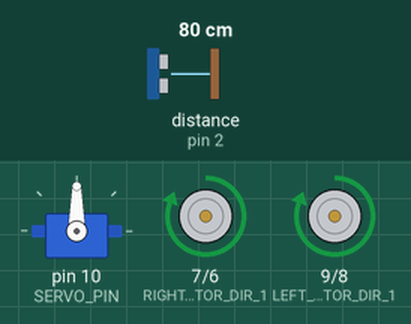
Simulated run of this sketch. Board: Arduino Uno, built with avr-gcc and run on an emulated ATmega328P. Shown: servo, motor-driver pin pairs drawn as motors (green arrow = first pin HIGH = forward, orange = second pin HIGH = backward, longer = more drive, scaled by the enable pin). The inputs (shaded band) are chosen by the test bench; at power-on: distance to the obstacle (sensor on pin 2) 80 cm. The echo pulse lasts 58.3 µs per cm.

Above: at 1.3 s.
1.4 s: distance to the obstacle (sensor on pin 2) set to 22 cm
2.9 s: distance to the obstacle (sensor on pin 2) set to 19 cm
At 3.4 s:
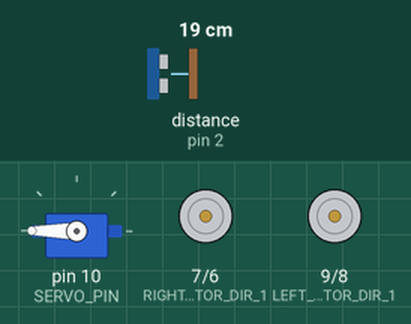
5.9 s: distance to the obstacle (sensor on pin 2) set to 2 cm
8.9 s: distance to the obstacle (sensor on pin 2) set to 35 cm
At 10.1 s:
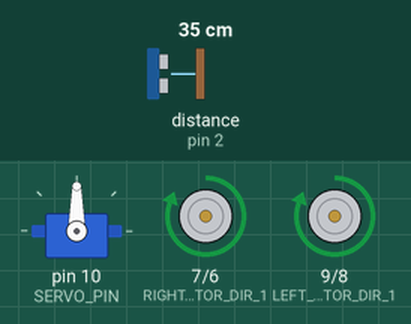
10.7 s: distance to the obstacle (sensor on pin 2) set to 4 cm
At 11.7 s:
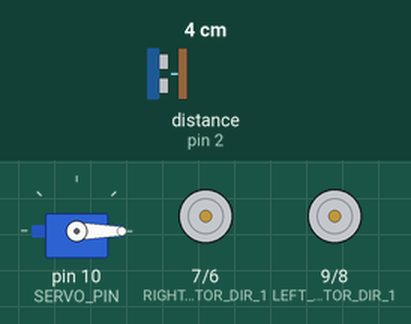
Timing chart, 0 to 14.7 s (numbered marks = the images above; inputs shaded):
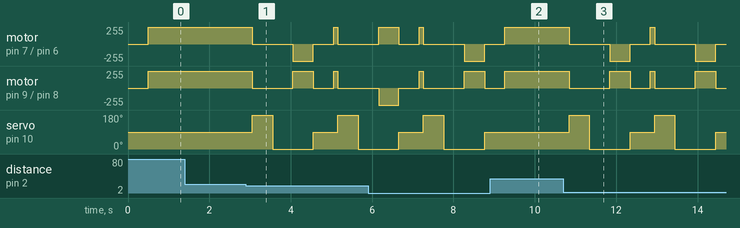

The sketch:

ObstacleAvoidance.ino
```cpp
// (licence header left out)
#include <NewPing.h>
#include <Servo.h>

#define TRIGGER_PIN  3
#define ECHO_PIN     2
#define MAX_DISTANCE 200

#define LEFT_MOTOR_SPEED 11
#define LEFT_MOTOR_DIR_1 9
#define LEFT_MOTOR_DIR_2 8

#define RIGHT_MOTOR_SPEED 5
#define RIGHT_MOTOR_DIR_1 7
#define RIGHT_MOTOR_DIR_2 6

#define SERVO_PIN 10

NewPing sonar(TRIGGER_PIN, ECHO_PIN, MAX_DISTANCE);
Servo servo; // 0: right, 90: center, 180: left

/**
 * Set the speed of both sides of the drive
 *
 * @param left Speed of the left side of the drive (-255 to 255)
 * @param right Speed of the right side of the drive (-255 to 255)
 */
void setDrive(int left, int right) {
    digitalWrite(LEFT_MOTOR_DIR_1, left > 0);
    digitalWrite(LEFT_MOTOR_DIR_2, left < 0);

    digitalWrite(RIGHT_MOTOR_DIR_1, right > 0);
    digitalWrite(RIGHT_MOTOR_DIR_2, right < 0);

    analogWrite(LEFT_MOTOR_SPEED, abs(left));
    analogWrite(RIGHT_MOTOR_SPEED, abs(right));
}

/**
 * Wait until the ultrasonic sensor sees an object
 *
 * @param range The range (cm) within which to look for objects
 */
void waitForUltrasonic(int range) {
    int i = 0;
    while (i < 2) {
        if (sonar.ping_cm() > range) {
            i = 0;
        } else {
            i++;
        }
        delay(50);
    }
}

void setup() {
    Serial.begin(9600);

    pinMode(LEFT_MOTOR_SPEED, OUTPUT);
    pinMode(LEFT_MOTOR_DIR_1, OUTPUT);
    pinMode(LEFT_MOTOR_DIR_2, OUTPUT);

    pinMode(RIGHT_MOTOR_SPEED, OUTPUT);
    pinMode(RIGHT_MOTOR_DIR_1, OUTPUT);
    pinMode(RIGHT_MOTOR_DIR_2, OUTPUT);

    servo.attach(SERVO_PIN);
}

/**
 * Drives forward until an object is seen, then looks both directions and decides which way to turn
 */
void loop() {
    // Look straight ahead
    servo.write(90);
    delay(500);

    // Drive straight until an object is seen within 20 cm
    setDrive(255, 255);
    waitForUltrasonic(20);
    setDrive(0, 0);

    // Look left
    servo.write(180);
    delay(500);
    int lDistance = sonar.ping_cm();

    // Look right
    servo.write(0);
    delay(500);
    int rDistance = sonar.ping_cm();

    // Check which direction has a longer open distance and turn in that direction
    if (lDistance > rDistance) {
        setDrive(-255, 255);
    } else {
        setDrive(255, -255);
    }

    delay(500);
    setDrive(0, 0);
}
```

Measured:
- the behaviour switches between 21 and 20 cm on distance to the obstacle (sensor on pin 2) (found by bisection; images 0 and 1)
- after the input at 1.4 s, every drawn part: stays the same
- after the input at 8.9 s, motor on pin 7 (RIGHT_MOTOR_DIR_1) / pin 6 (RIGHT_MOTOR_DIR_2), motor on pin 9 (LEFT_MOTOR_DIR_1) / pin 8 (LEFT_MOTOR_DIR_2): goes on until 9.3 s, then stays forward 255/255; servo on pin 10 (SERVO_PIN): stays 90° (without the input it goes to 180° after 0.47 s)
